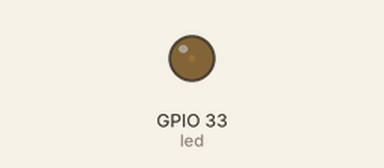
Recording of a sketch running on a simulated ESP32. Shown: output pins drawn as LEDs (lit = HIGH).

Above: at 0.05 s.
At 0.95 s:
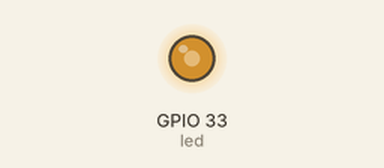
At 1.4 s:
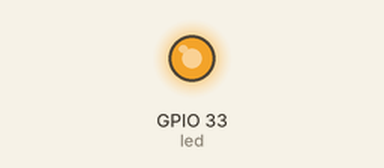
At 2.75 s:
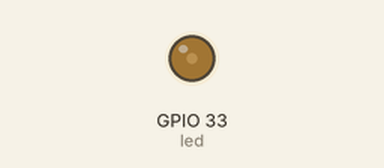
Timing chart, 0 to 7.0 s (numbered marks = the images above):
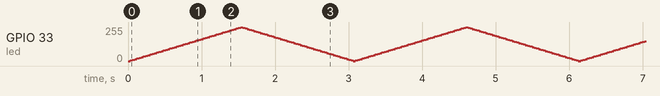

The sketch:

pwm-led_fade.ino
```cpp
const int led = 33;//pwm pin where led is connected
int brightness = 0;
int fade = 5;

void setup() {
  // put your setup code here, to run once:
  ledcAttachPin(led,0);//assign pin to channel
  ledcSetup(0,12000,8);//channel,frequency,resolution
}

void loop() {
  // put your main code here, to run repeatedly:
  ledcWrite(0,brightness);
  brightness = brightness + fade;
  if(brightness <= 0 || brightness >= 255)
  {
    fade = -fade;
  }
  delay(30);
 }
```
